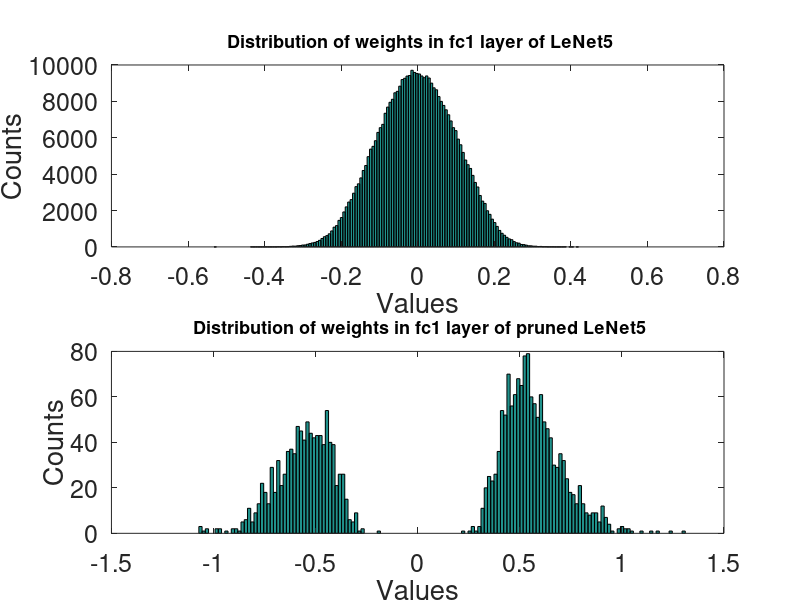
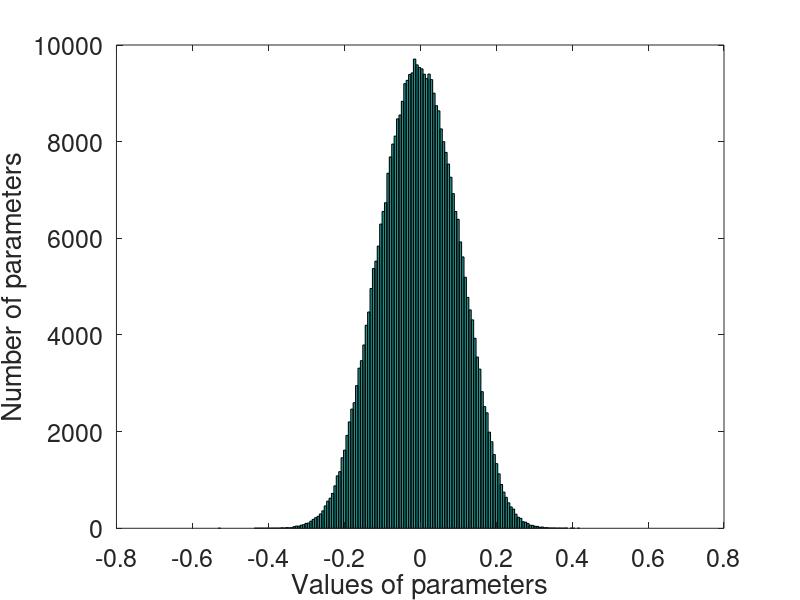
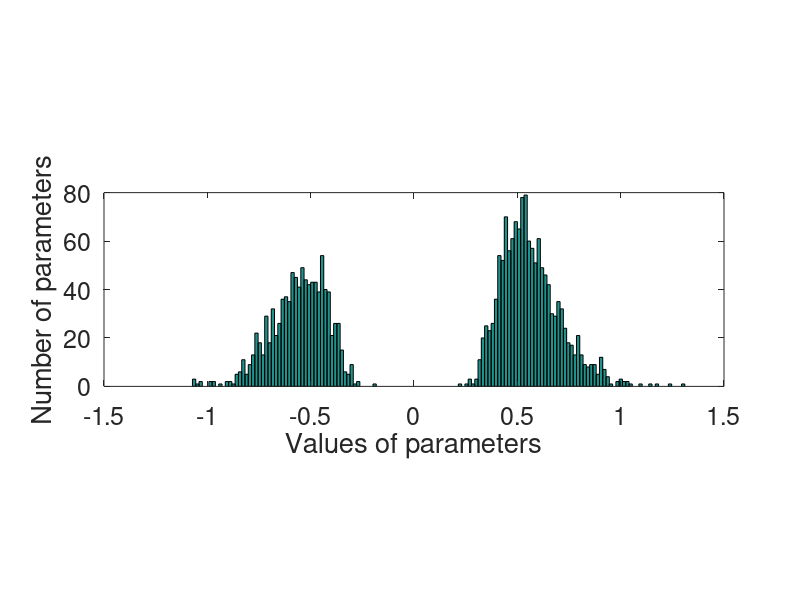

Write the MATLAB code that produced these figures, in order.
load('org.mat');
load('prunned.mat');
figure
o_data = o_data(:);
o_data = o_data(o_data~=0);

p_data = p_data(:);
p_data = p_data(p_data~=0);

nbins = 150
subplot(2,1,1);
hist(o_data, nbins);
xlabel('Values','FontSize',18);
ylabel('Counts','FontSize',18);
set(gca,'fontsize',18);
title('\fontsize{18} Distribution of weights in fc1 layer of LeNet5')
subplot(2,1,2);
hist(p_data, nbins);
xlabel('Values','FontSize',18);
ylabel('Counts','FontSize',18);
set(gca,'fontsize',18);
title('\fontsize{18} Distribution of weights in fc1 layer of pruned LeNet5')

figure

d_width = 3;
frac_width = 1
max_frac = (2^frac_width-1)*2^(-frac_width);
d_ranges = zeros(1,2^d_width);
x_val = zeros(1,2*2^d_width);
y_val = zeros(1,2*2^d_width);
j = 1
for i = 0:(2^d_width - 1)
    d_ranges(1,i+1) = max_frac * 2 ^ (-i);
    x_val(1,j) = max_frac * 2 ^ (-i);
    if (j == 1)
        y_val(1,j) = i;
    else
        y_val(1,j) = i;
    end
    j = j + 1;
    x_val(1,j) = max_frac * 2 ^ (-i);    
    y_val(1,j) = i+1;
    j = j + 1;   
end

xlabel('Values of parameters','FontSize',16);
ylabel('Number of parameters','FontSize',16);
set(gca,'fontsize',18);

x_agg = [-x_val, fliplr(x_val)]
y_agg = [y_val, fliplr(y_val)]
hist(o_data, nbins); hold on
% plot(x_agg,y_agg,'r');

ylabel('Number of parameters','FontSize',16);
xlabel('Values of parameters','FontSize',16);
set(gca,'fontsize',18);

figure
hist(p_data, nbins);
ylabel('Number of parameters','FontSize',16);
xlabel('Values of parameters','FontSize',16);
set(gca,'fontsize',18);

pbaspect([3.2 1 1])


